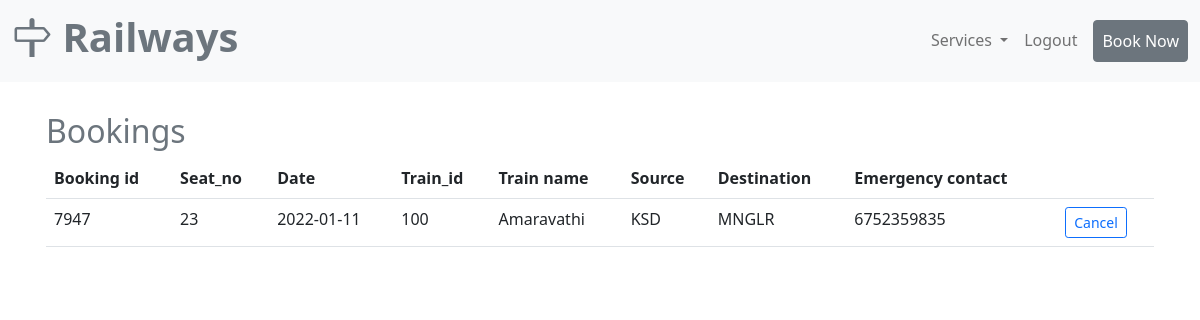
The app's page /php/bookings.php (signed in) with its own data.
### tables this page shows
CREATE TABLE `booking` (
  `B_id` int(11) NOT NULL,
  `Seat_No` int(11) NOT NULL,
  `Date` date NOT NULL,
  `Train_id` int(11) DEFAULT NULL,
  `P_id` int(11) DEFAULT NULL
);

CREATE TABLE `train` (
  `Train_id` int(11) NOT NULL,
  `Train_name` varchar(50) NOT NULL,
  `Source` varchar(50) NOT NULL,
  `Destination` varchar(50) NOT NULL,
  `No_of_seats` int(11) NOT NULL,
  `Seat_booked` int(11) NOT NULL
);

CREATE TABLE `staff` (
  `Staff_id` int(11) NOT NULL,
  `Name` varchar(20) NOT NULL,
  `Designation` varchar(40) NOT NULL,
  `Phone_No` decimal(10,0) DEFAULT NULL
);

### php/bookings.php (the view, shortened to what this page needs)
<?php
  require('connection.php');
  $id=$_SESSION['P_id'];
?>
<!DOCTYPE html>
<html lang="en">
<head>
    <link href="https://cdn.jsdelivr.net/npm/bootstrap@5.1.3/dist/css/bootstrap.min.css" rel="stylesheet">
    <link rel="stylesheet" href="https://cdn.jsdelivr.net/npm/bootstrap-icons@1.7.1/font/bootstrap-icons.css">
</head>
<body>
  <nav class="navbar navbar-expand-md bg-light navbar-light fixed-top">
    <div class="container-xxl">
      <a href="#info" class="navbar-brand">
        <h1 class="fw-bold text-secondary"><i class="bi bi-signpost"></i> Railways</h1>
      </a>
      <div class="collapse navbar-collapse justify-content-end align-center" id="main-nav">
           <ul class="navbar-nav my-2">
          <li class="nav-item dropdown">
           <a class="nav-link dropdown-toggle" href="#" id="navbarDropdown" role="button" data-bs-toggle="dropdown" aria-expanded="false">
           Services
           </a>
         </li>
            <li class="nav-item">
               <a href="logout.php" class="nav-link">Logout</a>
             </li>
            <li class="nav-item d-none d-md-block">
              <a href="main.php" class="nav-link btn btn-secondary ms-2 text-white">Book Now</a>
            </li>
           </ul>
      </div>
    </div>
  </nav>
  <section id="bookings">
    <div class="container-md  align-items-center mt-5 p-3 justify-content-center">
        <div class="display-6 mt-5 text-muted">
            <h2>Bookings</h2>
        </div>
        <table class="table">
            <tr>
                <th>Booking id</th>
                <th>Seat_no</th>
                <th>Date</th>
                <th>Train_id</th>
                <th>Train name</th>
                <th>Source</th>
                <th>Destination</th>
                <th>Emergency contact</th>
                <th></th>
            </tr>
            <?php
            $res=mysqli_query($con,"select b.B_id,b.Seat_No,b.Date,b.Train_id,t.Train_name from booking b,train t where P_id='$id' and b.Train_id=t.Train_id");
            $i=1;
                while($row=mysqli_fetch_assoc($res)){ ?>
                <tr>
                    <td><?php echo $row['B_id']?></td>
                    <td><?php echo $row['Seat_No']?></td>
                    <td><?php echo $row['Date']?></td>
                    <td><?php echo $row['Train_id']?></td>
                    <td><?php echo $row['Train_name']?></td>
                    <td><?php $train_id=$row['Train_id'];
                        $train_id=$row['Train_id'];
                        $res2=mysqli_query($con,"select Source from train where Train_id='$train_id'");
                        $row2=mysqli_fetch_assoc($res2);
                        echo $row2['Source'];
                    ?></td>
                    <td><?php $train_id=$row['Train_id'];
                        $train_id=$row['Train_id'];
                        $res3=mysqli_query($con,"select Destination from train where Train_id='$train_id'");
                        $row3=mysqli_fetch_assoc($res3);
                        echo $row3['Destination'];
                    ?></td>
                    <td><?php
                      $train_id=$row['Train_id'];
                      $res1=mysqli_query($con,"select s.Phone_No from staff s,train_staff ts where  ts.Train_id='$train_id' and s.Staff_id=ts.Staff_id");
                      $phone=mysqli_fetch_assoc($res1);
                      echo $phone['Phone_No']?></td>
                    <td><a href="cancel.php?b_id=<?php echo $row['B_id'];?>"  class="btn btn-sm btn-outline-primary">Cancel</a></td>
                  </tr>
                    <?php
                $i++; } ?>
        </table>
    </div>
    </section>
</body>
</html>

### records on screen
booking: B_id "7947", Seat_No "23", Date "2022-01-11", Train "100", Train.Train_name "Amaravathi", Train.Source "KSD", Train.Destination "MNGLR", staff.Phone_No "6752359835"
